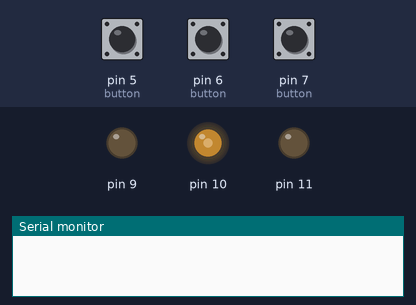
The sketch below on a simulated Arduino Uno, built with avr-gcc and run on an emulated ATmega328P. Shown: output pins drawn as LEDs (lit = HIGH), the last lines printed to the serial monitor. The test bench sets the inputs (shaded band); at power-on: pin 6 (button) HIGH, pin 5 (button) HIGH, pin 7 (button) HIGH. Random numbers use the default seed unless the sketch sets one.

Above: at 1.2 s.
1.3 s: pin 6 (button) pulled LOW for 1 s
At 3.4 s:
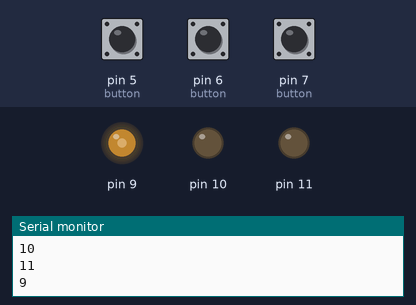
3.8 s: pin 5 (button) pulled LOW for 3.2 s
At 6.1 s:
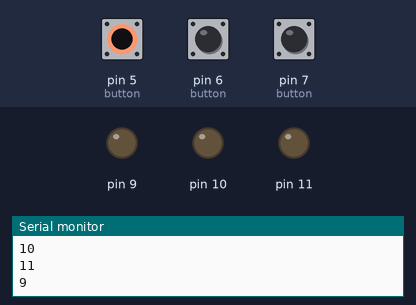
8.5 s: pin 7 (button) pulled LOW for 3.2 s
At 12.4 s:
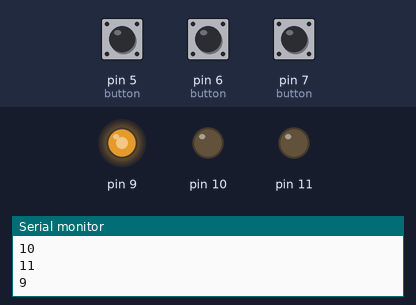
13.2 s: pin 6 (button) pulled LOW for 0.15 s
At 13.7 s:
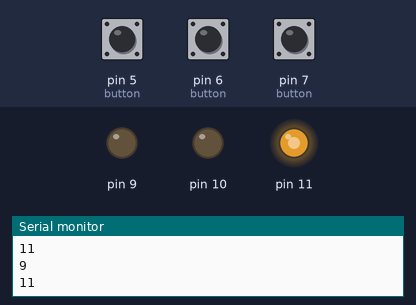
14.8 s: pin 5 (button) pulled LOW for 0.15 s
At 16.0 s:
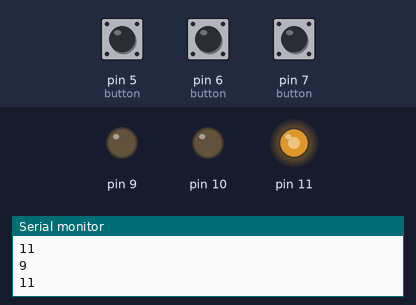
16.4 s: pin 6 (button) pulled LOW for 0.15 s
At 17.4 s:
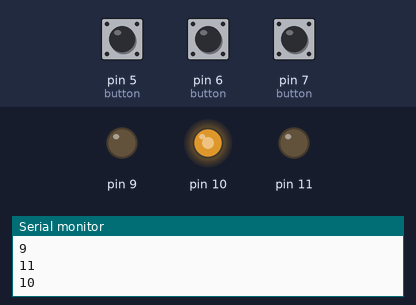
Timing chart, 0 to 19.0 s (numbered marks = the images above; inputs shaded):
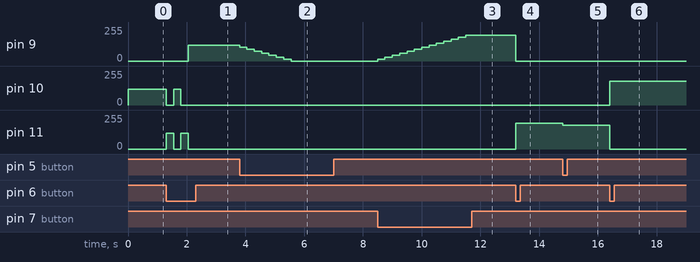

Measured:
- after the input at 1.3 s, pin 9: 0/255 → 120/255 after 0.75 s; pin 10: 120/255 → 0/255 at once, → 120/255 0.25 s later, → 0/255 0.25 s later; pin 11: alternates 120/255 for 0.25 s and 0/255 for 0.25 s, 4 changes in all, then stays 0/255, starting at once
- after the input at 3.8 s, pin 9: moves from 120/255 to 0/255 over 1.8 s, starting at once
- after the input at 8.5 s, pin 9: moves from 0/255 to 195/255 over 3.0 s, starting at once
- after the input at 13.2 s, pin 9: 195/255 → 0/255 at once; pin 11: 0/255 → 195/255 at once
- after the input at 14.8 s, pin 11: 195/255 → 180/255 at once
- after the input at 16.4 s, pin 10: 0/255 → 180/255 at once; pin 11: 180/255 → 0/255 at once

The sketch:

_3_3a.ino
```cpp
int x,i=120;				// tworzymy zmienną x

void pwm_off()
{
analogWrite(9,0);
analogWrite(10,0);
analogWrite(11,0);
}

void losuj()
{
int y=x;
x = random(9,12);
while (x==y)
{
x = random(9,12);
}
}

void setup()
{
for(int i=9;i<12;i++)		// w pętli ustawiamy porty Arduino jako wyjścia i ustalamy
{					// stan niski
pinMode(i,OUTPUT);		// ustaw jako wyjście
digitalWrite(i,LOW);		// ustaw stan niski
}
for(int i=5;i<=7;i++)		// w pętli ustawiamy porty Arduino jako wejścia i ustalamy
{					// stan wysoki
pinMode(i,INPUT);		// ustaw jako wejście
digitalWrite(i,HIGH);		// ustaw stan wysoki
}
Serial.begin(9600);		// ustawienie prędkości komunikacji
losuj();
analogWrite(x,i);  		// PWM – modulacja szerokości impulsu, (pin, wartość od 0
}

	// do 255)
void loop()			// główna pętla
{
 if(digitalRead(6)==LOW)	// warunek sprawdza czy wduszono button
   {
    losuj();
    Serial.println(x);
    pwm_off();
    analogWrite(x,i); 		// PWM – modulacja szerokości impulsu, (pin, wartość)
    delay(250);					// czekaj wyznaczony czas
    }
  if(digitalRead(7)==LOW)	// warunek sprawdza czy wduszono button
  {
  i =i+15;
  i=constrain(i,0,255);  		// ograniczenie liczby w przedziale
  analogWrite(x,i);		// PWM – modulacja szerokości impulsu, (pin, wartość)
  delay(250);					// czekaj wyznaczony czas
  }
  if(digitalRead(5)==LOW)	// warunek sprawdza czy wduszono button
  {
  i =i-15;
  i=constrain(i,0,255);  		// ograniczenie liczby w przedziale
  analogWrite(x,i);		// PWM – modulacja szerokości impulsu, (pin, wartość)
  delay(250);  					// czekaj wyznaczony czas
   }
}
```
